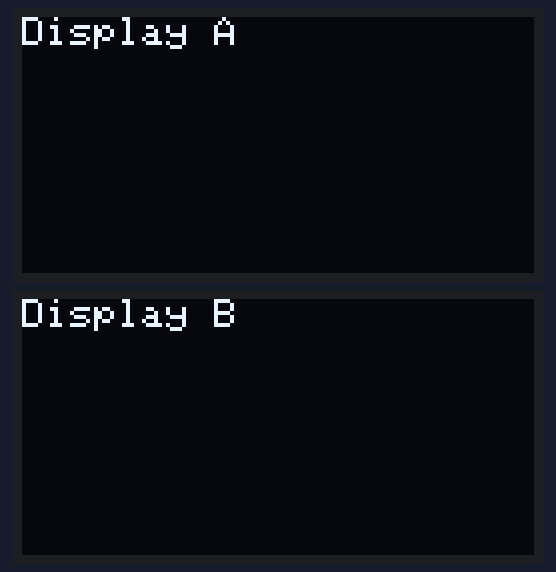
Recording of a sketch running on a simulated Arduino Uno, built with avr-gcc and run on an emulated ATmega328P. On the bench: 2 × 128×64 one-colour display. The display library's start-up logo is not drawn; random numbers use the default seed unless the sketch sets one; what the sketch prints to the serial monitor is not drawn.

Above: at 4.3 s.
At 8.81 s:
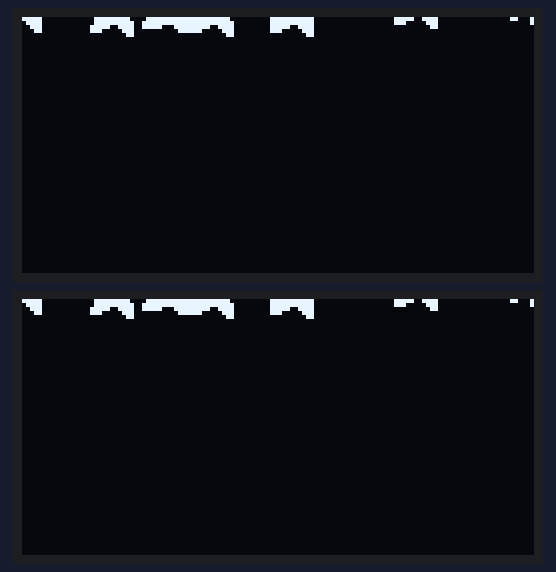
At 12.99 s:
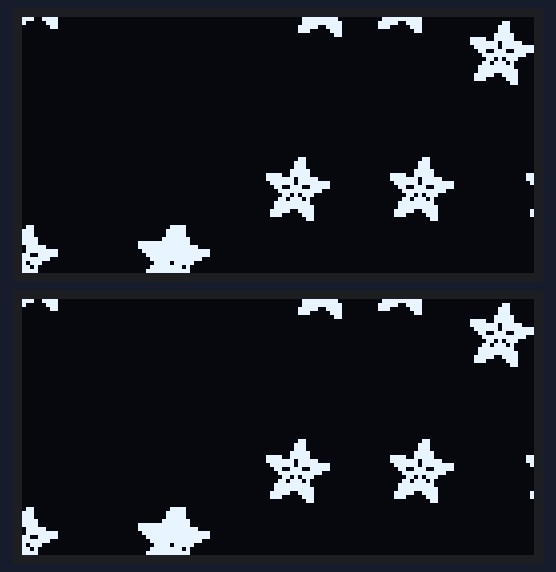
At 21.87 s:
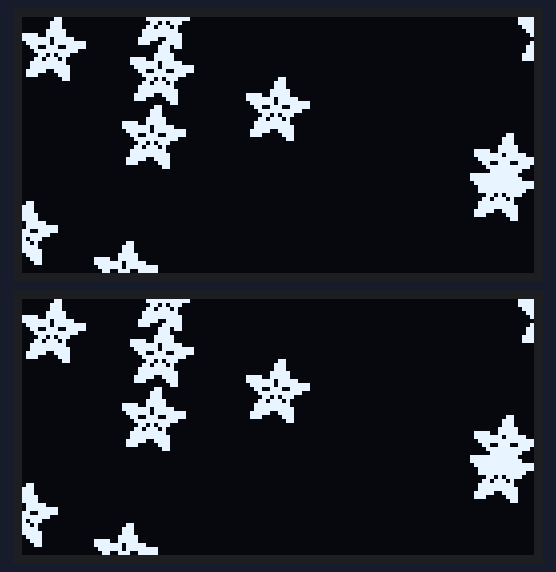
At 30.75 s:
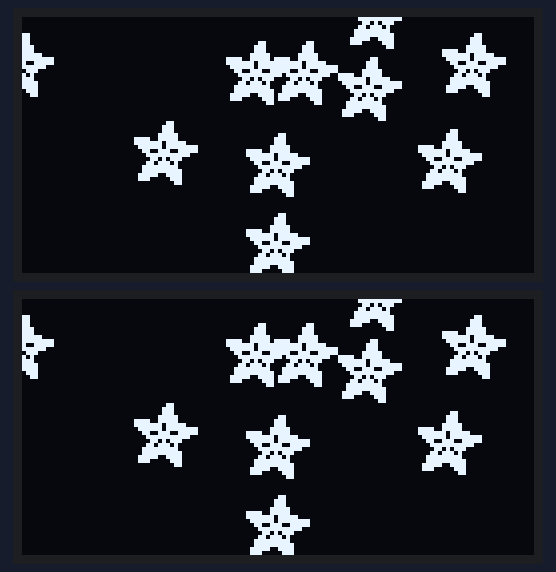
At 39.64 s:
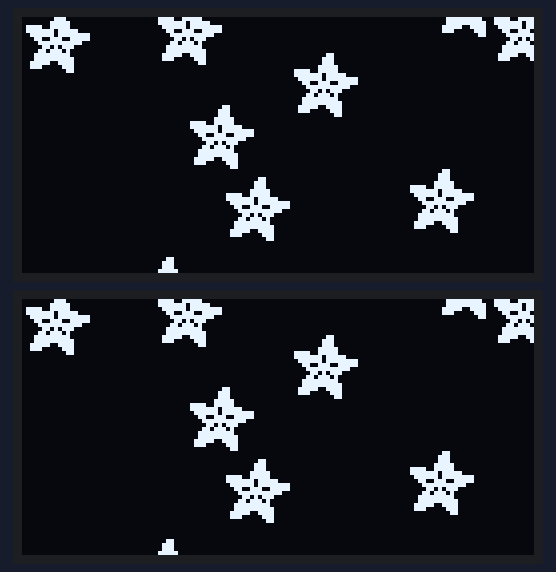

Measured:
- what the display in image 0 shows lasts 4.2 s, from 4.2 s to 8.4 s

The sketch:

SSD1306_DUAL_SCREEN.ino
```cpp
/**************************************************************************
 This is an example for our Monochrome OLEDs based on SSD1306 drivers

 Pick one up today in the adafruit shop!
 ------> http://www.adafruit.com/category/63_98

 This example is for a 128x64 pixel display using I2C to communicate
 3 pins are required to interface (two I2C and one reset).
 This will run the snowflake program forever, just as a test.

 Adapted by Philip Furness,.
 **************************************************************************/

#include <SPI.h>
#include <Wire.h>
#include <Adafruit_GFX.h>
#include <Adafruit_SSD1306.h>

#define SCREEN_WIDTH 128 // OLED display width, in pixels
#define SCREEN_HEIGHT 64 // OLED display height, in pixels
#define NUMFLAKES     10 // Number of snowflakes in the animation example
#define XPOS   0 // Indexes into the 'icons' array in function below
#define YPOS   1
#define DELTAY 2

// Declaration for an SSD1306 display connected to I2C (SDA, SCL pins)
// The pins for I2C are defined by the Wire-library.
// On an arduino UNO: A4(SDA - I use a Yellow Wire),
//                    A5(SCL - I use a Green Wire)

#define OLED_RESET     -1 // Reset pin # (or -1 if sharing Arduino reset pin)

Adafruit_SSD1306 display1(SCREEN_WIDTH, SCREEN_HEIGHT, &Wire, OLED_RESET);
Adafruit_SSD1306 display2(SCREEN_WIDTH, SCREEN_HEIGHT, &Wire, OLED_RESET);

#define LOGO_HEIGHT   16
#define LOGO_WIDTH    16
static const unsigned char PROGMEM logo_bmp[] =
{ 0b00000000, 0b11000000,
  0b00000001, 0b11000000,
  0b00000001, 0b11000000,
  0b00000011, 0b11100000,
  0b11110011, 0b11100000,
  0b11111110, 0b11111000,
  0b01111110, 0b11111111,
  0b00110011, 0b10011111,
  0b00011111, 0b11111100,
  0b00001101, 0b01110000,
  0b00011011, 0b10100000,
  0b00111111, 0b11100000,
  0b00111111, 0b11110000,
  0b01111100, 0b11110000,
  0b01110000, 0b01110000,
  0b00000000, 0b00110000 };

void setup() {
  Serial.begin(9600);
  delay(2000);
 display1.begin(SSD1306_SWITCHCAPVCC, 0x3C); // Default OLED address.
 display1.clearDisplay();

 // SSD1306_SWITCHCAPVCC = generate display voltage from 3.3V internally
  if(!display1.begin(SSD1306_SWITCHCAPVCC, 0x3C)) {
    Serial.println(F("SSD1306 allocation failed"));
    for(;;); // Don't proceed, loop forever
  }


 display2.begin(SSD1306_SWITCHCAPVCC, 0x3D); // Second OLED address, solder onboard jumper
 display2.clearDisplay();

 // SSD1306_SWITCHCAPVCC = generate display voltage from 3.3V internally
  if(!display2.begin(SSD1306_SWITCHCAPVCC, 0x3D)) {
    Serial.println(F("SSD1306 allocation failed"));
    for(;;); // Don't proceed, loop forever
  }
  display1.display(); // Display the Adafruit Logo
  display2.display(); // Display the Adafruit Logo

  delay(2000);
  display1.clearDisplay();
  display2.clearDisplay();

  display1.setTextSize(1);
  display1.setTextColor(WHITE);
  display1.setCursor(0,0);
  display1.print("Display A");
  display1.display(); // Now Display "Display A"

  display2.setTextSize(1);
  display2.setTextColor(WHITE);
  display2.setCursor(0,0);
  display2.print("Display B");
  display2.display(); // Now Display "Display B"

  delay(2000);

}

void loop() {
 delay(2000);
 testanimate(logo_bmp, LOGO_WIDTH, LOGO_HEIGHT); // Animate bitmaps
}

void testanimate(const uint8_t *bitmap, uint8_t w, uint8_t h) {
  int8_t f, icons[NUMFLAKES][3];

  // Initialize 'snowflake' positions
  for(f=0; f< NUMFLAKES; f++) {
    icons[f][XPOS]   = random(1 - LOGO_WIDTH, display1.width());
    icons[f][YPOS]   = -LOGO_HEIGHT;
    icons[f][DELTAY] = random(1, 6);
    Serial.print(F("x: "));
    Serial.print(icons[f][XPOS], DEC);
    Serial.print(F(" y: "));
    Serial.print(icons[f][YPOS], DEC);
    Serial.print(F(" dy: "));
    Serial.println(icons[f][DELTAY], DEC);
  }

  for(;;) { // Loop forever...
    display1.clearDisplay(); // Clear the display buffer
    display2.clearDisplay(); // Clear the display buffer

    // Draw each snowflake:
    for(f=0; f< NUMFLAKES; f++) {
      display1.drawBitmap(icons[f][XPOS], icons[f][YPOS], bitmap, w, h, SSD1306_WHITE);
      display2.drawBitmap(icons[f][XPOS], icons[f][YPOS], bitmap, w, h, SSD1306_WHITE);
    }

    display1.display(); // Show the display buffer on the screen
    display2.display(); // Show the display buffer on the screen
    delay(200);        // Pause for 1/10 second

    // Then update coordinates of each flake...
    for(f=0; f< NUMFLAKES; f++) {
      icons[f][YPOS] += icons[f][DELTAY];
      // If snowflake is off the bottom of the screen...
      if (icons[f][YPOS] >= display1.height()) {
        // Reinitialize to a random position, just off the top
        icons[f][XPOS]   = random(1 - LOGO_WIDTH, display1.width());
        icons[f][YPOS]   = -LOGO_HEIGHT;
        icons[f][DELTAY] = random(1, 6);
      }

      if (icons[f][YPOS] >= display2.height()) {
        // Reinitialize to a random position, just off the top
        icons[f][XPOS]   = random(1 - LOGO_WIDTH, display2.width());
        icons[f][YPOS]   = -LOGO_HEIGHT;
        icons[f][DELTAY] = random(1, 6);
      }
    }
  }
}
```
